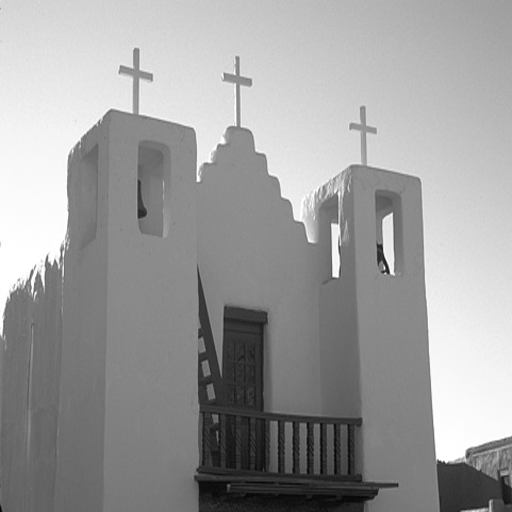
#> input picture sample-images-roc/0031.bmp, 512 x 512 px
$ python embedding_sub_cap_flat1.py
#> lines starting #> are read from the running program, lines starting #| are printed output that depends on the picture
#> (reads ef26420c.npy from the repository)
#> further down, image is the input picture: shape (512, 512); min 3, max 255, mean 156.8
### hvs_lambda.py
from math import sqrt, floor
import numpy as np
from statistics import variance
import pywt

import matplotlib.pyplot as plt

def hvs_quantization_Lambda(image):
    sh = image.shape
    I_30, (I_00, I_20, I_10) = pywt.dwt2(image, 'haar')
    I_31, (I_01, I_21, I_11) = pywt.dwt2(I_30, 'haar')
    I_32, (I_02, I_22, I_12) = pywt.dwt2(I_31, 'haar')
    I_33, (I_03, I_23, I_13) = pywt.dwt2(I_32, 'haar')

    matrix = np.zeros((sh[0] // 2, sh[1] // 2), dtype=np.float64)
    I = [[I_00, I_10, I_20], [I_01, I_11, I_21], [I_02, I_12, I_22], [I_03, I_13, I_23, I_33]]

    for i in range((sh[0] // 2)):
        for j in range((sh[1] // 2)):
            l = 0
            # the eye is less sensitive to noise in those areas of the image where brightness is high or low
            if 1 + floor(i // (2 ** (3 - l))) < 32 and 1 + floor(j // (2 ** (3 - l))) < 32:
                L = 1 / 256 * I[3][3][1 + floor(i // (2 ** (3 - l))), 1 + floor(j // (2 ** (3 - l)))]
                Lambda = 1 + L
            matrix[i, j] = Lambda

    return matrix


def hvs_quantization_L(image):
    sh = image.shape
    I_30, (I_00, I_20, I_10) = pywt.dwt2(image, 'haar')
    I_31, (I_01, I_21, I_11) = pywt.dwt2(I_30, 'haar')
    I_32, (I_02, I_22, I_12) = pywt.dwt2(I_31, 'haar')
    I_33, (I_03, I_23, I_13) = pywt.dwt2(I_32, 'haar')

    matrix = np.zeros((sh[0] // 2, sh[1] // 2), dtype=np.float64)

    I = [[I_00, I_10, I_20], [I_01, I_11, I_21], [I_02, I_12, I_22], [I_03, I_13, I_23, I_33]]

    for i in range((sh[0] // 2)):
        for j in range((sh[1] // 2)):
            l = 0
            # the eye is less sensitive to noise in those areas of the image where brightness is high or low
            if 1 + floor(i // (2 ** (3 - l))) < 32 and 1 + floor(j // (2 ** (3 - l))) < 32:
                L = 1 / 256 * I[3][3][1 + floor(i // (2 ** (3 - l))), 1 + floor(j // (2 ** (3 - l)))]
            if L < 0.5 : L = 1 - L
            matrix[i, j] = L

    return matrix


def hvs_quantization_Xi(image):
    sh = image.shape
#> sh = (512, 512)
    I_30, (I_00, I_20, I_10) = pywt.dwt2(image, 'haar')
    I_31, (I_01, I_21, I_11) = pywt.dwt2(I_30, 'haar')
    I_32, (I_02, I_22, I_12) = pywt.dwt2(I_31, 'haar')
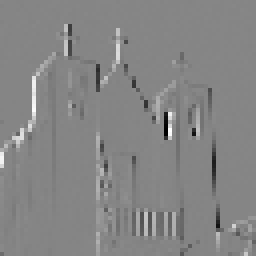
#> I_22: shape (64, 64) float64 (shown 4 times larger); min -536, max 489.1, mean 0.7; drawn with min black and max white
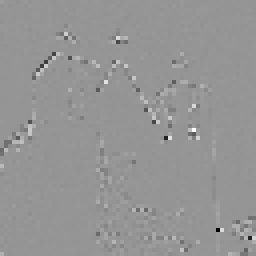
#> I_12: shape (64, 64) float64 (shown 4 times larger); min -255.4, max 180.5, mean 0; drawn with min black and max white
    I_33, (I_03, I_23, I_13) = pywt.dwt2(I_32, 'haar')

    matrix = np.zeros((sh[0] // 2, sh[1] // 2), dtype=np.float64)

    I = [[I_00, I_10, I_20], [I_01, I_11, I_21], [I_02, I_12, I_22], [I_03, I_13, I_23, I_33]]

    for i in range((sh[0] // 2)):
        for j in range((sh[1] // 2)):
            l = 0
            Xi = 0
            small_theta = 2
            # The eye is less sensitive to noise in high resolution bands, and in those bands having orientation of 45
            # the eye is less sensitive to noise in highly textured areas but, among these, more sensitive
            # near the  edges
            for k in range(0, 3 - l):
                for theta in range(0, 2):
                    for x in range(0, 1):
                        for y in range(0, 1):
                            # if y + (i // (2 ** k)) < 64 and x + (j // (2 ** k)) < 64:
                            Xi = Xi + (I[k + l][theta][y + (i // (2 ** k)), x + (j // (2 ** k))]) ** 2
                    Xi = Xi * 1 // (16 ** k)
            Xi = Xi * np.var([[I[3][3][y + i // (2 ** (3 - l)), x + j // (2 ** (3 - l))]
                               for x in [0, 1] if x + j // (2 ** (3 - l)) < 32] for y in [0, 1] if
                              y + i // (2 ** (3 - l)) < 32])

            matrix[i, j] = Xi
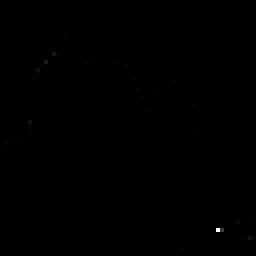
#> matrix: shape (256, 256) float64; min 0, max 341059251.4, mean 203767.1; drawn with min black and max white
    return matrix


# [12 lines left out: function hvs_blocks, not called in this run]


def hvs_step(image, dim, step, Xi_exp = 0.2, Lambda_exp = 0.5, L_exp = 0, ceil = True):
    """ dim is the dimension of block in wavelet domain first level, so we need to double it """
    hvs = (hvs_quantization_Xi(image)**Xi_exp)*(hvs_quantization_Lambda(image)**Lambda_exp)*(hvs_quantization_L(image)**L_exp)
#> after the loop in hvs_quantization_Lambda, `for i in range((sh[0] // 2)):`:
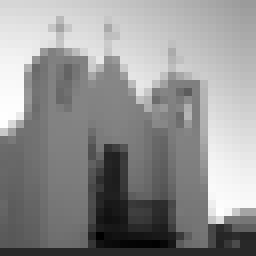
#> matrix: shape (256, 256) float64; min 2.05, max 16.91, mean 10.54; drawn with min black and max white
    sh = image.shape
#> sh = (512, 512)
    sh_hvs = hvs.shape
#> sh_hvs = (256, 256)
    dim_out = (sh[0] // (2 * dim))
#> dim_out = 32
    matrix = np.zeros((dim_out, sh[1] // (2 * dim)), dtype=np.float64)
    dim_hvs = sh_hvs[0] // (dim_out)
#> dim_hvs = 8
    for i in range(dim_out):
        for j in range(sh[1] // (2 * dim)):
            matrix[i, j] = np.mean(hvs[i * dim_hvs:(i + 1) * dim_hvs - 1, j * dim_hvs:(j + 1) * dim_hvs - 1])
            if matrix[i,j] != 0:
                # ceil does an over approximation,
                # rint a better approximation, with better robustness
                # but creates false positive
                if ceil:
                    matrix[i,j] = np.ceil(matrix[i,j]/step)
                else:
                    matrix[i, j] = np.rint(matrix[i, j] / step)
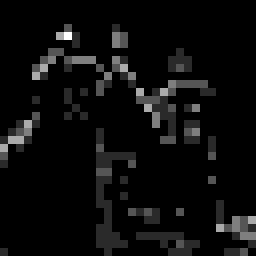
#> matrix: shape (32, 32) float64 (shown 8 times larger); min 0, max 6, mean 0.292; drawn with min black and max white

    return matrix


# [23 lines that do not run on import are left out]

### image_processing.py
import numpy as np
import os
from PIL import Image
from scipy.ndimage import gaussian_filter
from scipy.signal import medfilt
from skimage.transform import rescale
from math import sqrt
from scipy.signal import convolve2d
import matplotlib.pyplot as plt

"""
AWGN (Additive White Gaussian Noise) is used to add a normally distributed noise to an image.
"""


# [6 lines left out: function awgn, not called in this run]


"""
Blurring: The blurring is used to remove "outlier" pixels that might be caused by noise. This filter uses a kernel
of pixels that, sliding through the whole image, changes the value of the pixel in the middle of the kernel with a
weighted average of the values of the pixels in the kernel. In a Gaussian blur, the pixels that are closer to the
center of the kernel are given more weight than those far away from the center. The standard deviations (sigma) of
the Gaussian filter, which affects the size of the kernel, can be an integer or a list of two integers.
"""


from scipy.ndimage.filters import gaussian_filter

def blur(img, sigma):
    attacked = gaussian_filter(img, sigma)
    return attacked


"""
The sharpening filter is the reverse of blurring. It is used to enhance details in an image by exaggerating the
brightness difference along edges within an image.
"""


# [4 lines left out: function sharpening, not called in this run]


"""
The median filter is a digital filtering technique often used to remove noise from a signal or an image. The
filter uses a sliding window that replaces the pixel value at the center of the window with the median of all the
pixels in the window. The kernel_size can be a scalar or an 2-length list giving the size of the median filter window
in each dimension. Elements of kernel_size should be odd. If kernel_size is a scalar, then this scalar is used as the
size in each dimension.
"""

from scipy.signal import medfilt

def median(img, kernel_size):
  attacked = medfilt(img, kernel_size)
  return attacked


"""
Resizing is a common operation that can be performed on images.
When an image is downscaled, some information will be lost as the final image will contain less pixels.
When upscaled the values of the new pixels are estimated using interpolation.
"""


import cv2

# [9 lines left out: function resizing, not called in this run]


"""
Images require a lot of bandwidth and storage capacity. Compression is aimed at reducing the amount of data to be
transmitted. One of the main standards is JPEG. The JPEG is a lossy scheme, i.e. some information is lost during the
process. By increasing the compression rate, artifacts appear: blocking, blurring, chromatic aberrations. In Python
we can specify the Quality Factor (QF ∈ [0, 100]$). They lower the QF the higher the compression rate.
"""

# provare a convertire in uint
import cv2

# [6 lines left out: function jpeg_compression, not called in this run]


"""
This function is used to calculate the wpsnr of an watermarked and/or attacked image
"""


# [12 lines left out: function wpsnr, not called in this run]


"""
This function is used to plot two images.
"""


# [9 lines left out: function plotting_images, not called in this run]

### psnr.py
import numpy as np
from scipy.signal import convolve2d
from math import sqrt

# [6 lines left out: function similarity, not called in this run]

def wpsnr(img1, img2):
  img1 = np.float32(img1)/255.0
  img2 = np.float32(img2)/255.0

  difference = img1-img2
  same = not np.any(difference)
  if same is True:
      return 9999999
  csf = np.genfromtxt('csf.csv', delimiter=',')
  ew = convolve2d(difference, np.rot90(csf,2), mode='valid')
  decibels = 20.0*np.log10(1.0/sqrt(np.mean(np.mean(ew**2))))
  return decibels

### attack.py
import random
import image_processing as ip
from psnr import wpsnr

"""
This will just be used for our own testing purposes, not for the challenge.
We still have to develop an attack strategy for the day of the challenge.
"""


# [22 lines left out: function random_attack, not called in this run]

def attack_num(watermarked,i, output = False):
    if i == 1:
        attacked = ip.awgn(watermarked, 5.0, 123)
    elif i == 2:
        attacked = ip.blur(watermarked, 1.5)
    elif i == 3:
        attacked = ip.sharpening(watermarked, 1, 1)
    elif i == 4:
        attacked = ip.median(watermarked, [3, 5])
    elif i == 5:
        attacked = ip.resizing(watermarked, 0.5)
    elif i == 6:
        attacked = ip.jpeg_compression(watermarked, 20)
    if output:
        # print('Attacked with attack :',i)
        return attacked, i
    # w = ip.wpsnr(original, attacked)
    # print("wPSNR of attacked picture {image_name}: {decibel:.2f}dB".format(image_name=name_image, decibel=w))
    # ip.plotting_images(original, attacked, title=('Attacked {image_name}').format(image_name=name_image))
    else:
        return attacked

"""
just used and implemented for our own testing purposes
"""


# [52 lines left out: functions combined_attack, random_attack_param, attack_jpeg_resize, not called in this run]

# [4 lines that do not run on import are left out]

### embedding_sub_cap_flat1.py
from scipy.fft import dct, idct
import numpy as np
import hvs_lambda as hvs
import embedding_flat_file as fl
import attack as at
from psnr import similarity, wpsnr
import cv2
import matplotlib.pyplot as plt
import pywt

# Functions used in the embedding

def im_dct(image):
    return dct(dct(image, axis=0, norm='ortho'), axis=1, norm='ortho')


def im_idct(image):
    return (idct(idct(image, axis=1, norm='ortho'), axis=0, norm='ortho'))


def embedding_SVD(image, mark, alpha, mode='additive'):
    """
    Embedding of the mark in the singular values of image
    :param image: image as nxn numpy matrix
    :param mark: mark as numpy array, of dimension < n
    :param alpha: strength of the embedding
    :param mode: multiplicative, additive and the third option is an adaptive version of the additive
    :return: watermarked image as nxn numpy matrix
    """
    # diagonalization
    u, s, v = np.linalg.svd(image)
    if mark.size >= s.size:
        print('error mark', mark.size, 'diag', s.size)
        return 123
    if mode == 'multiplicative':
        mark_pad = np.pad(mark, (1, s.size - mark.size - 1), 'constant')
        s *= 1 + alpha * mark_pad
    elif mode == 'additive':
        mark_pad = np.pad(mark, (1, s.size - mark.size - 1), 'constant')
        s += alpha * mark_pad
    else:
        # select the strongest singular value and modify them (except the greatest one)
        locations = np.argsort(-s)
        for i in range(len(mark)):
            s[locations[i + 1]] += alpha * mark[i]

    watermarked = np.matrix(u) * np.diag(s) * np.matrix(v)
    return watermarked


def embedding(name_image, mark, alpha=5, name_output='watermarked.bmp', dim=8, step=20, max_splits=500, min_splits=170,
              sub_size=6, Xi_exp = 0.2, Lambda_exp = 0.3, L_exp = 0.2, ceil = True):
    """
    Adaptive embedding function based on HVS (Human Visual System) to distinguish the good blocks for the embedding.
    Then it embeds the mark in dim x dim block in the LL level of DWT by doing an SVD embedding on the DCT
    the intensity of the embedding depends on the characteristics of the block.
    If the image is too flat we select the low luminance flat areas and embed on the first 3 AC coefficients one bit of the mark
    :param name_image: path to image
    :param mark: mark as sequence of +1 and -1
    :param alpha: strength of embedding
    :param name_output: path for the output
    :param dim: dimension of blocks in first level DWT
    :param step: quantization steps for hws function
    :param max_splits: max number of blocks to be embedded
    :param min_splits: min number of blocks to be embedded
    :param sub_size: max dimension of submarks
    :param Xi_exp: represent how much we weight Xi from HVS
    :param Lambda_exp: represent how much we weight Lambda from HVS
    :param L_exp: represent how much we weight L from HVS
    :param ceil: if we use ceil or rint when quantizing the HVS
    :return: the embedded images as numpy matrix
    """
    image = cv2.imread(name_image, 0)
    # evaluate parameters of Human visual system
    q = hvs.hvs_step(image, dim=dim, step=step, Xi_exp = Xi_exp, Lambda_exp = Lambda_exp, L_exp = L_exp, ceil = ceil)

    # first level DWT
    image, (LH, HL, HH) = pywt.dwt2(image, 'haar')
    sh = image.shape
#> sh = (256, 256)

    if sh[0] % dim != 0:
        return 'img size not div by ' + str(dim)


    splits = min(np.count_nonzero(q), max_splits)
#> splits = 175

    # case of flat images
    # we short the mark and proceed with a different embedding strategy for the second part
    if splits < min_splits:
        new_mark_size = int(splits * sub_size - 1)
        flat_mark_size = mark.size - new_mark_size
        mark_flat = mark[new_mark_size:]
        mark = mark[:new_mark_size]
        dc_coeff = q.copy()
        dc_coeff[:] = 0
        # creation of the coefficients to decide low luminance flat blocks
        for i in range(dc_coeff.shape[0]):
            for j in range(dc_coeff.shape[1]):
                if q[i, j] != 0:
                    dc_coeff[i, j] = 99999
                else:
                    dct = im_dct(image[i * dim:(i + 1) * dim, j * dim:(j + 1) * dim])
                    dc_coeff[i, j] = dct[0, 0] ** 0.2 * np.var(np.squeeze(dct)[1:])

        dark_locations = np.argsort(dc_coeff, axis=None)
        dark_locations = dark_locations[:flat_mark_size]
        rows = dc_coeff.shape[0]
        dark_locations = [(val // rows, val % rows) for val in dark_locations]
        mark_pos = 0

        # embedding in the dark flat locations using a modified version of DCT Spread spectrum
        for loc in dark_locations:
            i = loc[0]
            j = loc[1]
            image[i * dim:(i + 1) * dim, j * dim:(j + 1) * dim] = fl.embedding_flat(
                image[i * dim:(i + 1) * dim, j * dim:(j + 1) * dim],
                wat=mark_flat[mark_pos])
            mark_pos += 1

    # selection of the best locations for embedding
    locations = np.argsort(-q, axis=None)
#> locations = 1024 values, max 1023 at index 179, min 0 at index 223, mean 511.5
    locations = locations[:splits]
#> locations = 175 values, max 1022 at index 74, min 104 at index 67, mean 575.6
    rows = q.shape[0]
#> rows = 32
    locations = [(val // rows, val % rows) for val in locations]
#> locations = 175 pairs, first value 3 to 31, second value 0 to 31

    # splitting of the mark and padding of the shorter submarks
    sub_mark = np.array_split(mark, splits)
#> sub_mark = 175 items, first 6: [1, -1, 1, 1, 1, -1], [1, 1, 1, 1, 1, -1], [-1, 1, -1, 1, 1, -1], [-1, 1, -1, 1, -1, -1], [1, 1, -1, 1, -1, 1], [-1, 1, 1, 1, 1, 1]
    # print('num of submarks', len(sub_mark))
    sub_mark_size = sub_mark[0].size
#> sub_mark_size = 6
    for i in range(len(sub_mark)):
        sub_mark[i] = np.pad(sub_mark[i], (0, sub_mark_size - sub_mark[i].size), 'constant')

    # embedding of the mark in the most adapt locations
    for loc in locations:
        i = loc[0]
        j = loc[1]
        image[i * dim:(i + 1) * dim, j * dim:(j + 1) * dim] = im_idct(
            embedding_SVD(
                im_dct(image[i * dim:(i + 1) * dim, j * dim:(j + 1) * dim]),
                          sub_mark.pop(0), alpha=(q[i, j]) * alpha, mode="d"))
#> this loop made 175 passes
#> (i, j) on passes 1 to 3: (4, 8), (8, 5), (28, 27)
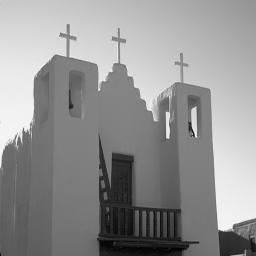
#> image: shape (256, 256) float64; min 13.24, max 533.6, mean 313.5; drawn with min black and max white

    # print('em splits', splits, '| submarksize', sub_mark_size, '| flat size',flat_mark_size)

    watermarked = pywt.idwt2((image, (LH, HL, HH)), 'haar')
    # write of the output images
    cv2.imwrite(name_output, watermarked)
    watermarked = cv2.imread(name_output,0)
    return (watermarked)


if __name__ == "__main__":
    alpha = 10
    dim = 8
    step = 13
    max_splits = 500
    # generate a watermark (in the challenge, we will be provided a mark)
    MARK = np.load('ef26420c.npy')
    mark = np.array([(-1) ** m for m in MARK])

    # embed watermark into three different pictures of 512x512 (as it will be in the challenge)
    pictures = ['watermarking-images/lena.bmp', 'watermarking-images/baboon.bmp', 'watermarking-images/cameraman.tif']
    name_image = 'sample-images-roc/0031.bmp'
    # name_image = 'lena.bmp'
    image = cv2.imread(name_image, 0)
    name_out = 'wat_0031.bmp'
    # name_out = 'wat_lena.bmp'
    embedding(name_image, mark, alpha, name_output=name_out, dim=dim, step=step, max_splits=max_splits)
    watermarked = cv2.imread(name_out, 0)
    atk = at.attack_num(watermarked, 2)
    name_atk = 'atk_0031.bmp'
    cv2.imwrite(name_atk, atk)
    # print(dt.detection(name_image,name_out,name_atk,mark,T,alpha))
    plt.figure(figsize=(15, 6))
    plt.subplot(131)
    plt.title('Original')
    plt.imshow(image, cmap='gray')
    plt.subplot(132)
    plt.title('Watermarked : ' + str(wpsnr(watermarked, image)))
#> in wpsnr, `difference = img1-img2`:
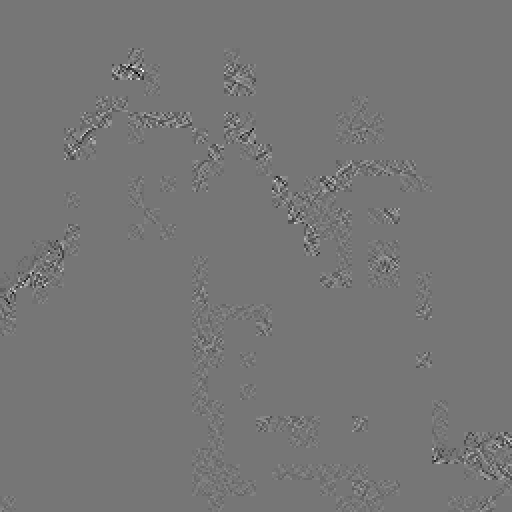
#> difference: shape (512, 512) float32; min -0.0784, max 0.0902, mean -4.4e-05; drawn with min black and max white
#> in wpsnr, `same = not np.any(difference)`: same = False
#> (the run stopped early here; a loop or call above may not have finished)
